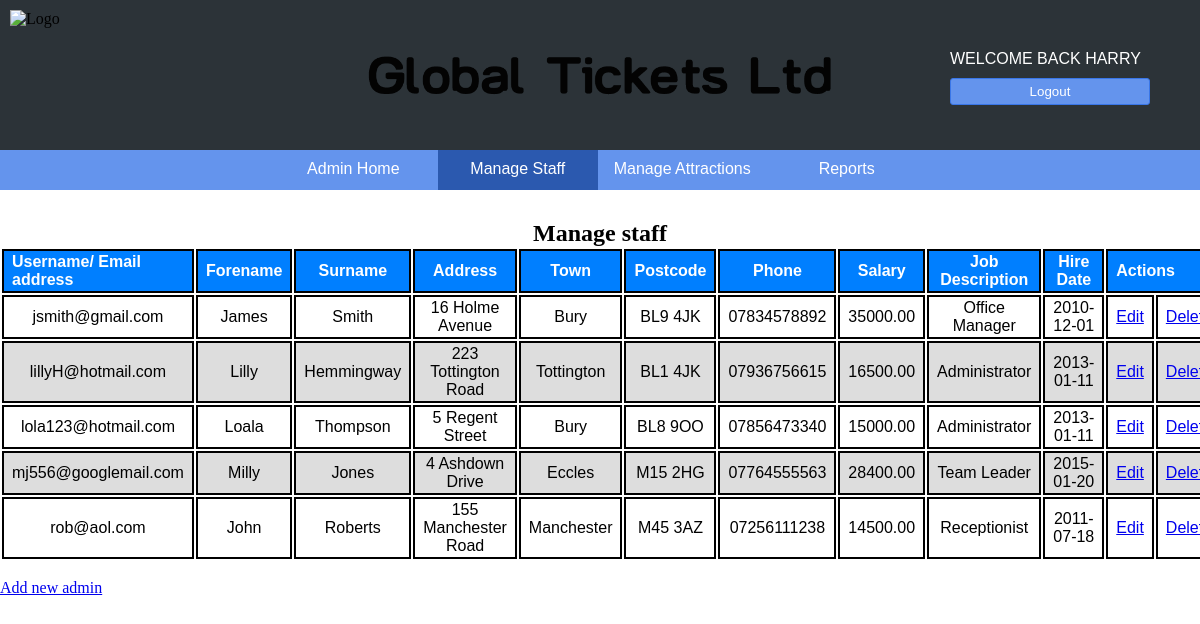
Screenshot of /manage_staff.php (signed in) with the database file from the repository.
### tables this page shows
CREATE TABLE employee(
	emp_id INT NOT NULL AUTO_INCREMENT,
	emp_forename VARCHAR(30) NOT NULL,
	emp_surname VARCHAR(30)NOT NULL,
	emp_email VARCHAR(50) NOT NULL UNIQUE,
	emp_address VARCHAR(50) NOT NULL,
	emp_town VARCHAR(20) NOT NULL,
	emp_postcode VARCHAR(8) NOT NULL,
	emp_tel VARCHAR(11), 
	emp_salary DECIMAL(7,2),
	emp_job_descript VARCHAR(30) NOT NULL,
	emp_password VARCHAR(20) NOT NULL,
	emp_hire_date DATE NOT NULL,
	mng_id INT,
	PRIMARY KEY(emp_id),
	FOREIGN KEY (mng_id) REFERENCES employee(emp_id)
);

### include/functions.php (called while the page is built, shortened)
<?php
function find_all_staff() {
	global $connection;
	$query  = "SELECT * ";
    $query .= "FROM employee ";
    $query .= "ORDER BY emp_email ASC";
	$staff_set = mysqli_query($connection, $query);
	return $staff_set;
}
?>

### public/manage_staff.php (the view, shortened to what this page needs)
<?php require_once("../include/Connection.php"); ?>
<?php require_once("../include/functions.php"); ?>
<?php
  $admin_set = find_all_staff();
?>
<?php include '../include/AdminHeader.php';?>
<body id="manageStaff">
    <h2>Manage staff</h2>
	<table class="bookings">
		<tr>
			<th style="text-align: left; width: 200px;">Username/ Email address</th>
			<th>Forename</th>
			<th>Surname</th>
			<th>Address</th>
			<th>Town</th>
			<th>Postcode</th>
			<th>Phone</th>
			<th>Salary</th>
			<th>Job Description</th>
			<th>Hire Date</th>
			<th colspan="2" style="text-align: left;">Actions</th>
		</tr>
    <?php while($admin = mysqli_fetch_assoc($admin_set)) { ?>
         <tr>
			<td><?php echo htmlentities($admin["emp_email"]);?></td>
			<td><?php echo htmlentities($admin["emp_forename"]); ?></td>
			<td><?php echo htmlentities($admin["emp_surname"]); ?></td>
			<td><?php echo htmlentities($admin["emp_address"]); ?></td>
			<td><?php echo htmlentities($admin["emp_town"]); ?></td>
			<td><?php echo htmlentities($admin["emp_postcode"]); ?></td>
			<td><?php echo htmlentities($admin["emp_tel"]); ?></td>
			<td><?php echo htmlentities($admin["emp_salary"]); ?></td>
			<td><?php echo htmlentities($admin["emp_job_descript"]); ?></td>
			<td><?php echo htmlentities($admin["emp_hire_date"]); ?></td>
			 <td><a href="edit_staff.php?emp_id=<?php echo urlencode($admin["emp_id"]); ?>">Edit</a></td>
        <td><a href="delete_staff.php?emp_id=<?php echo urlencode($admin["emp_id"]); ?>" onclick="return confirm('Are you sure?');">Delete</a></td>
		</tr>
		<?php } ?>
	</table>
	<br />
	<a href="new_staff.php">Add new admin</a>
</body>
</html>

### css/style.css (style rules this page uses)
html, body { padding: 0; margin: 0; }
body { background-color: #ffffff; background-size: cover; }
.bookings table, .bookings td, .bookings th { border: 2px solid #000000; text-align: center; padding: 2px 8px; }
.bookings th { background-color: #007fff; color: #ffffff; }
.bookings tr { font-family: Arial, Verdana, Helvetica, sans-serif; }
.bookings tr:nth-of-type(even) { background-color: #ffffff; }
.bookings tr:nth-of-type(odd) { background-color: #dddddd; }
h2 { text-align: center; margin: 0px; }

### rows the page displays
employee: emp_email "jsmith@gmail.com", emp_forename "James", emp_surname "Smith", emp_address "16 Holme Avenue", emp_town "Bury", emp_postcode "BL9 4JK", emp_tel "07834578892", emp_salary "35000.00", emp_job_descript "Office Manager", emp_hire_date "2010-12-01"
employee: emp_email "lillyH@hotmail.com", emp_forename "Lilly", emp_surname "Hemmingway", emp_address "223 Tottington Road", emp_town "Tottington", emp_postcode "BL1 4JK", emp_tel "07936756615", emp_salary "16500.00", emp_job_descript "Administrator", emp_hire_date "2013-01-11"
employee: emp_email "lola123@hotmail.com", emp_forename "Loala", emp_surname "Thompson", emp_address "5 Regent Street", emp_town "Bury", emp_postcode "BL8 9OO", emp_tel "07856473340", emp_salary "15000.00", emp_job_descript "Administrator", emp_hire_date "2013-01-11"
employee: emp_email "mj556@googlemail.com", emp_forename "Milly", emp_surname "Jones", emp_address "4 Ashdown Drive", emp_town "Eccles", emp_postcode "M15 2HG", emp_tel "07764555563", emp_salary "28400.00", emp_job_descript "Team Leader", emp_hire_date "2015-01-20"
employee: emp_email "rob@aol.com", emp_forename "John", emp_surname "Roberts", emp_address "155 Manchester Road", emp_town "Manchester", emp_postcode "M45 3AZ", emp_tel "07256111238", emp_salary "14500.00", emp_job_descript "Receptionist", emp_hire_date "2011-07-18"

### other values shown
$name "HARRY"
